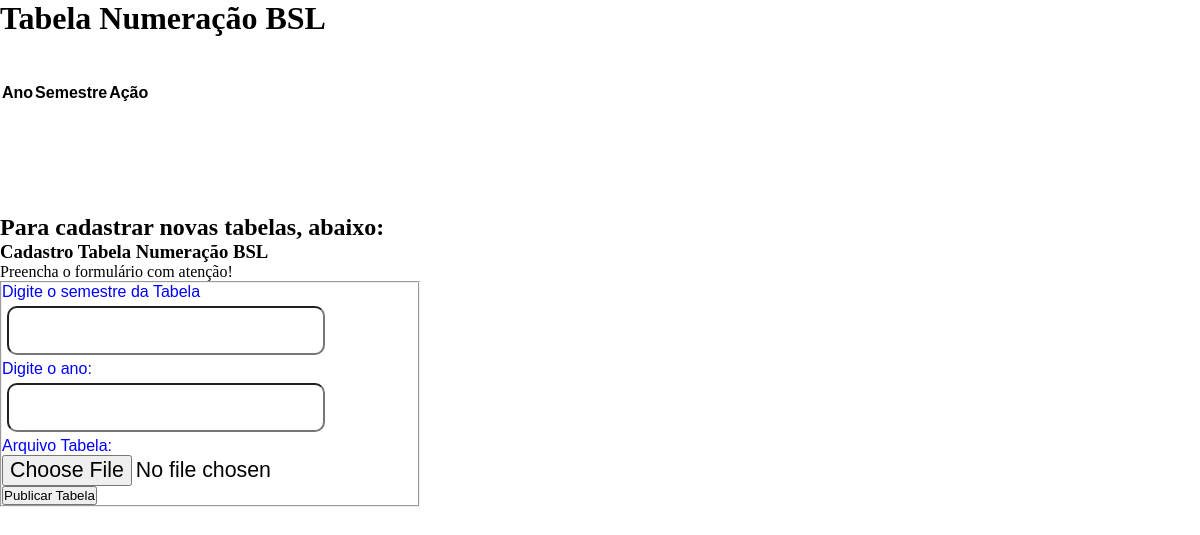
Page /tabela-bsl.php on the earlier database version.
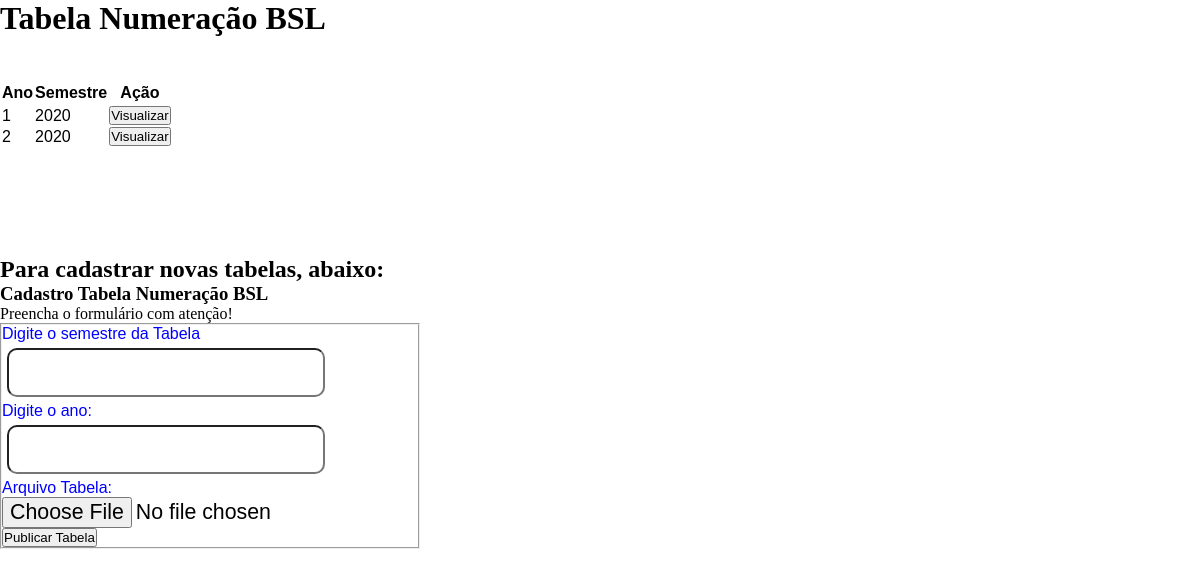
Same page on the later database version.
### tables this page shows
CREATE TABLE `tabela_bsl` (
  `id` int(11) NOT NULL,
  `semestre` int(2) NOT NULL,
  `ano` year(4) NOT NULL,
  `arquivo` varchar(100) NOT NULL
);

### classes/bsl.php (called while the page is built, shortened)
<?php
Class Bsl
{
	public function buscarTabela()
	{
		global $pdo;
		$cmd = $pdo->query("SELECT * FROM tabela_bsl");
		$dados = $cmd->fetchAll(PDO::FETCH_ASSOC);
		return $dados;
	}
}
?>

### tabela-bsl.php (the view, shortened to what this page needs)
<?php
    require_once 'classes/bsl.php';
    $b = new bsl;
    $b->conectar("inss", "127.0.0.1", "root", "8800");
?>
<link rel="stylesheet" href="css/style_cadastro.css">
        <h1>Tabela Numeração BSL</h1>
            <pre>
                <div class="row">
                    <div class="col-md-10">
                        <table class="table">
                            <thead>
                                <tr>
                                    <th>Ano</th>
                                    <th>Semestre</th>
                                    <th>Ação</th>
                                </tr>
                                    <?php
                                    $busca = $b->buscarTabela();
                                    foreach ($busca as $dado) {?>
                                        <td><?php echo $dado["semestre"]; ?></td>
                                        <td><?php echo $dado["ano"];?></td>
                                        <td><?php echo "<a href=\"bsl/tabela/". $dado["arquivo"]."\" target='blank' >"?><button type="button" class="btn btn-xs btn-primary">Visualizar</button></td>
                                    <?php  } ?>
                            </thead>
                        </table>
                    </div>
                </div>
            </pre>
    <h2>Para cadastrar novas tabelas, abaixo:</h2>
    <h3>Cadastro Tabela Numeração BSL</h3>
    <p> Preencha o formulário com atenção! </p>
    <div class="col-auto">
        <div id="corpo-form">
            <form  id="form" method="POST" enctype="multipart/form-data">
                <fieldset>
                    <label>Digite o semestre da Tabela</label><input type="text" class="form-control" name="semestre" maxlength="3"><br>
                    <label>Digite o ano:</label><br/>
                    <input type="text" class="form-control" name="ano" maxlength="4"><br>
                    <label>Arquivo Tabela:</label>
                    <input type="file" class="form-control-file" name="arquivo"><br/>
                    <button type="submit" class="btn btn-primary" name="publicar'">Publicar Tabela</button>
                </fieldset>
            </form>
        </div>
    </div>

Differences in the rows shown:
added tabela_bsl: semestre "1", ano "2020"
added tabela_bsl: semestre "2", ano "2020"
